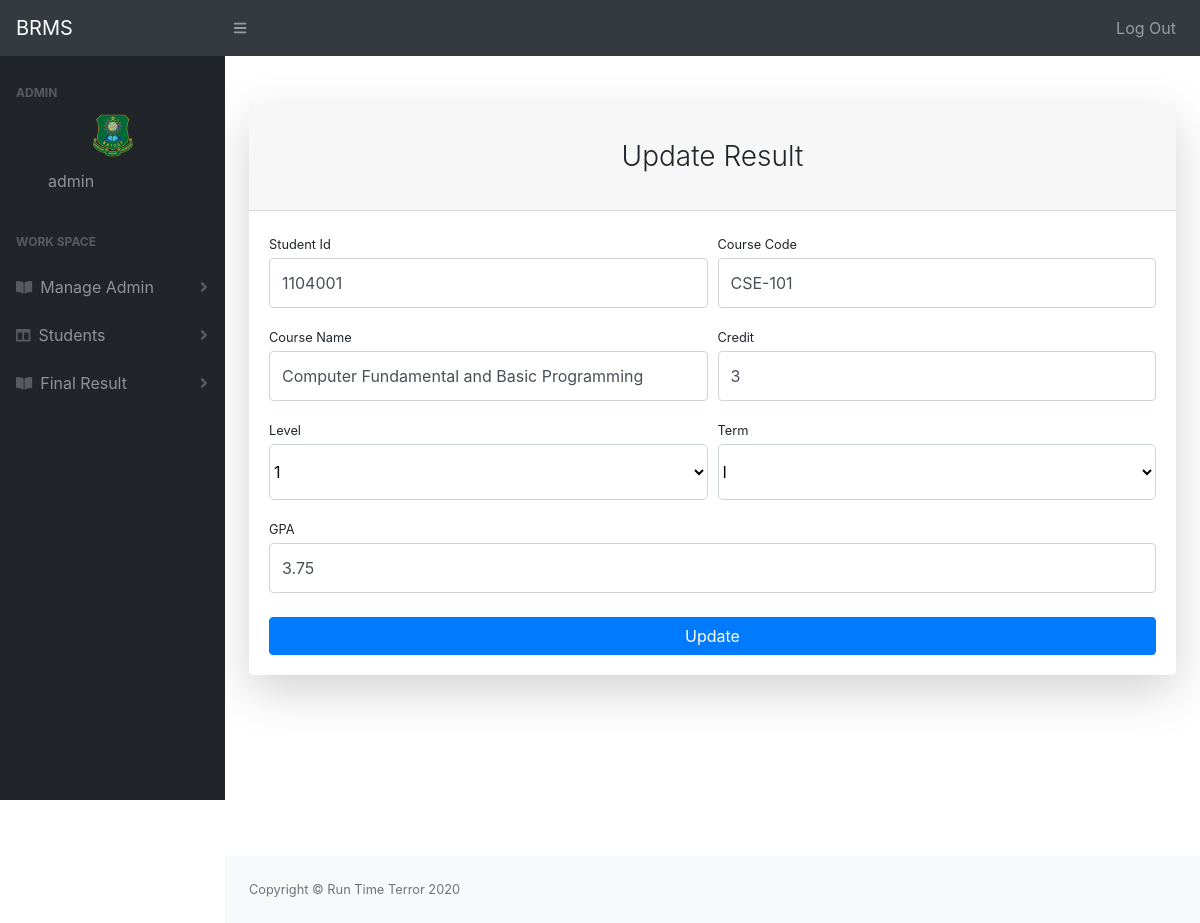
/result/edit_result.php?id=11 (signed in), run on the app's committed database.
### tables this page shows
CREATE TABLE `final_result` (
  `id` int(11) NOT NULL,
  `s_id` varchar(20) NOT NULL,
  `c_code` varchar(20) NOT NULL,
  `c_name` varchar(255) DEFAULT NULL,
  `level` enum('1','2','3','4') NOT NULL,
  `term` enum('I','II') NOT NULL,
  `credit` int(11) NOT NULL,
  `gpa` varchar(11) NOT NULL
);

### dbconnection/dbconnection.php (called while the page is built, shortened)
<?php
class Dbconnection{
    public function __construct(){
        try{
            $this->db = new PDO('mysql:host=localhost;dbname=BRMS','root','');
        }
        catch(PDOExection $e){
            echo "Error Found ..!";
        }
    }
}
?>

### model/results.php (called while the page is built, shortened)
<?php
class Results extends Dbconnection{
    protected $stbname ="final_result";
     public function getResultById($id){
        $sql = "SELECT * FROM ".$this->stbname." WHERE id=?";
        $query = $this->db->prepare($sql);
        $query->execute([$id]);
        $data = $query->fetch(PDO::FETCH_ASSOC);
        return $data ? $data : [];
     }
}
?>

### result/edit_result.php (the view, shortened to what this page needs)
<?php
  include('../dbconnection/dbconnection.php');
  include('../model/results.php');
  $result = new Results();
  $getresult = $result->getResultById($_GET['id']);
?>
<!DOCTYPE html>
<html lang="en">
    <head>
        <link href="../css/styles.css" rel="stylesheet" />
        <link href="https://cdn.datatables.net/1.10.20/css/dataTables.bootstrap4.min.css" rel="stylesheet" />
    </head>
    <body class="sb-nav-fixed">
        <?php include('include/topbar.php') ?>
        <div id="layoutSidenav">
        <?php include('include/sidebar.php') ?>
            <div id="layoutSidenav_content">
        <div id="layoutAuthentication">
            <div id="layoutAuthentication_content">
                <main>
                    <div class="container" >
                        <div class="row justify-content-center">
                            <div class="col-lg-12">
                                <div class="card shadow-lg border-0 rounded-lg mt-5">
                                    <div class="card-header"><h3 class="text-center font-weight-light my-4">Update Result</h3></div>
                                    <div class="card-body">
                                        <form action="../controller/resultController.php" method="post">
                                            <div class="form-row">
                                                <div class="col-md-6">
                                                    <div class="form-group">
                                                        <label class="small mb-1" >Student Id</label>
                                                        <input class="form-control py-4" type="text" name="s_id" value="<?php echo $getresult['s_id']; ?>"/>
                                                    </div>
                                                </div>
                                                <div class="col-md-6">
                                                    <div class="form-group">
                                                        <label class="small mb-1" >Course Code</label>
                                                        <input class="form-control py-4"type="text" name="c_code" value="<?php echo $getresult['c_code']; ?>" />
                                                    </div>
                                                </div>
                                            </div>
                                            <div class="form-row">
                                                <div class="col-md-6">
                                                    <div class="form-group">
                                                        <label class="small mb-1" >Course Name</label>
                                                        <input class="form-control py-4"type="text" name="c_name" value="<?php echo $getresult['c_name']; ?> "/>
                                                    </div>
                                                </div>
                                                <div class="col-md-6">
                                                    <div class="form-group">
                                                        <label class="small mb-1" >Credit</label>
                                                        <input class="form-control py-4" type="text" name="credit" value="<?php echo $getresult['credit']; ?>" />
                                                    </div>
                                                </div>
                                            </div>
                                            <div class="form-row">
                                                <div class="col-md-6">
                                                    <div class="form-group">
                                                        <label class="small mb-1" >Level</label>
                                                        <select  name="level" style="width:100%;background-color:white;border:1px solid #cdd4da;border-radius:5px;" class="py-3" >
                                                            <option value="1"  <?php if($getresult['level']=='1'){ echo "selected"; } ?>>1</option>
                                                        </select>
                                                    </div>
                                                </div>
                                                <div class="col-md-6">
                                                    <div class="form-group">
                                                        <label class="small mb-1" >Term</label>
                                                        <select  name="term" style="width:100%;background-color:white;border:1px solid #cdd4da;border-radius:5px;" class="py-3" >
                                                            <option value="I" <?php if($getresult['term']=='I'){ echo "selected"; } ?>>I</option>
                                                        </select>
                                                    </div>
                                                </div>
                                            </div>
                                            <div class="form-group">
                                                <label class="small mb-1" >GPA</label>
                                                <input class="form-control py-4" type="gpa" name="gpa"  value="<?php echo $getresult['gpa']; ?>"/>
                                            </div>
                                            <div class="form-group mt-4 mb-0"><button class="btn btn-primary btn-block" type="submit">Update</button></div>
                                        </form>
                                    </div>
                                </div>
                            </div>
                        </div>
                    </div>
                </main>
            </div>
            </div>
                <?php include('include/footer.php') ?>
            </div>
        </div>
    </body>
</html>

### data on the page
final_result: s_id "1104001", c_code "CSE-101", c_name "Computer Fundamental and Basic Programming", credit "3", level "1", term "I", gpa "3.75"

### other printed values
$_SESSION['name'] "admin"
